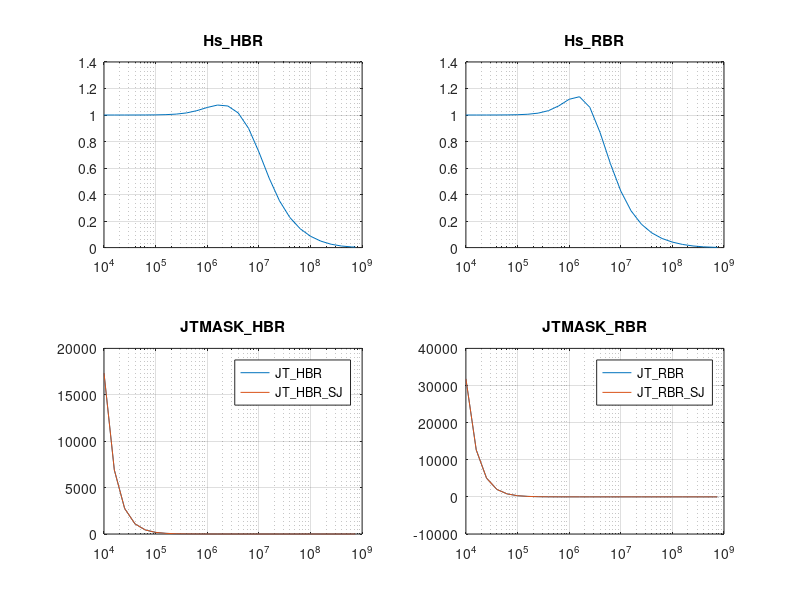

Write the MATLAB code that produced this figure.
clearvars; clc; clf;
fmin=10e3;
fmax=742.5e6;
N_perdec=5;
N=N_perdec*log10(fmax/fmin);
f=[10.^(log10(fmin)+(0:1:N)'/N_perdec);fmax];
%f=[1:0.5:10]'*1e6;
s=2*pi*f*1j; tz=1.656e-7; tp2=6.596e-10; G_HBR=3.421e14; G_RBR=1.673e14;
G0_HBR=G_HBR./s.^2.*(s*tz+1)./(s*tp2+1); 
G0_RBR=G_RBR./s.^2.*(s*tz+1)./(s*tp2+1);
Hs_HBR=G0_HBR./(1+G0_HBR);
Hs_RBR=G0_RBR./(1+G0_RBR);

ISI_HBR=0.161; non_ISI_HBR=0.33;
ISI_RBR=0.57;  non_ISI_RBR=0.18;

JTHBR_SJ=abs(0.2./(1-Hs_HBR));
JTHBR=JTHBR_SJ-0.2 +ISI_HBR+non_ISI_HBR; 
JTRBR=abs((ISI_RBR+non_ISI_RBR)./(1-Hs_RBR));
JTRBR_SJ=JTRBR-(ISI_RBR+non_ISI_RBR);
fid=figure(1); 
subplot(2,2,1),semilogx(f,abs(Hs_HBR)); grid on; title('Hs\_HBR');
subplot(2,2,3),semilogx(f,JTHBR); grid on; hold on;
semilogx(f,JTHBR_SJ); title('JTMASK\_HBR');
legend('JT\_HBR','JT\_HBR\_SJ');
subplot(2,2,2),semilogx(f,abs(Hs_RBR)); grid on; title('Hs\_RBR');
subplot(2,2,4),semilogx(f,JTRBR); grid on; hold on;
semilogx(f,JTRBR_SJ); title('JTMASK\_RBR');
legend('JT\_RBR','JT\_RBR\_SJ');

title('JTMASK\_RBR');
%loglog(f,JTFAUXfc); 

JT_MASK_HBR=[f,JTHBR,JTHBR_SJ,JTHBR-JTHBR_SJ];
JT_MASK_RBR=[f,JTRBR,JTRBR_SJ];